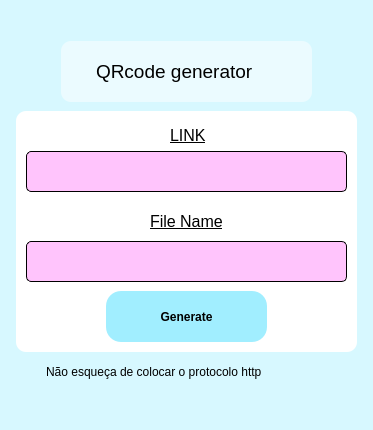
<?xml version="1.0" encoding="UTF-8"?>
<ui version="4.0">
 <class>MainWindow</class>
 <widget class="QMainWindow" name="MainWindow">
  <property name="geometry">
   <rect>
    <x>0</x>
    <y>0</y>
    <width>373</width>
    <height>430</height>
   </rect>
  </property>
  <property name="windowTitle">
   <string>MainWindow</string>
  </property>
  <property name="styleSheet">
   <string notr="true">background-color: rgb(215, 248, 255);</string>
  </property>
  <widget class="QWidget" name="centralwidget">
   <widget class="QLineEdit" name="Link_">
    <property name="geometry">
     <rect>
      <x>26</x>
      <y>151</y>
      <width>321</width>
      <height>41</height>
     </rect>
    </property>
    <property name="font">
     <font>
      <family>Microsoft YaHei</family>
      <pointsize>10</pointsize>
     </font>
    </property>
    <property name="styleSheet">
     <string notr="true">border-radius: 5px;
background-color: rgb(255, 108, 248,0.4);
border-style: outset;
border-width: 1px;</string>
    </property>
    <property name="alignment">
     <set>Qt::AlignCenter</set>
    </property>
   </widget>
   <widget class="QPushButton" name="GenerateButton">
    <property name="geometry">
     <rect>
      <x>106</x>
      <y>291</y>
      <width>161</width>
      <height>51</height>
     </rect>
    </property>
    <property name="font">
     <font>
      <pointsize>9</pointsize>
      <weight>75</weight>
      <bold>true</bold>
     </font>
    </property>
    <property name="styleSheet">
     <string notr="true">border-radius: 15px;
background-color: rgb(161, 238, 255);
</string>
    </property>
    <property name="text">
     <string>Generate</string>
    </property>
   </widget>
   <widget class="QLabel" name="label">
    <property name="geometry">
     <rect>
      <x>170</x>
      <y>120</y>
      <width>51</width>
      <height>31</height>
     </rect>
    </property>
    <property name="font">
     <font>
      <pointsize>12</pointsize>
      <weight>50</weight>
      <bold>false</bold>
      <underline>true</underline>
     </font>
    </property>
    <property name="styleSheet">
     <string notr="true">background-color: rgb(255, 255, 255,0);</string>
    </property>
    <property name="text">
     <string>LINK</string>
    </property>
   </widget>
   <widget class="QLabel" name="label_2">
    <property name="geometry">
     <rect>
      <x>150</x>
      <y>211</y>
      <width>91</width>
      <height>21</height>
     </rect>
    </property>
    <property name="font">
     <font>
      <pointsize>12</pointsize>
      <weight>50</weight>
      <bold>false</bold>
      <underline>true</underline>
     </font>
    </property>
    <property name="styleSheet">
     <string notr="true">background-color: rgb(255, 255, 255,0);</string>
    </property>
    <property name="text">
     <string>File Name</string>
    </property>
   </widget>
   <widget class="QLabel" name="label_3">
    <property name="geometry">
     <rect>
      <x>96</x>
      <y>51</y>
      <width>201</width>
      <height>41</height>
     </rect>
    </property>
    <property name="font">
     <font>
      <family>Segoe UI Symbol</family>
      <pointsize>14</pointsize>
      <weight>50</weight>
      <bold>false</bold>
     </font>
    </property>
    <property name="styleSheet">
     <string notr="true">background-color: rgb(255, 255, 255,0);</string>
    </property>
    <property name="text">
     <string>QRcode generator</string>
    </property>
   </widget>
   <widget class="QListView" name="listView">
    <property name="geometry">
     <rect>
      <x>61</x>
      <y>41</y>
      <width>251</width>
      <height>61</height>
     </rect>
    </property>
    <property name="styleSheet">
     <string notr="true">background-color: rgb(255, 255, 255,0.5);
border-radius: 10px;</string>
    </property>
   </widget>
   <widget class="QLineEdit" name="FileName">
    <property name="geometry">
     <rect>
      <x>26</x>
      <y>241</y>
      <width>321</width>
      <height>41</height>
     </rect>
    </property>
    <property name="font">
     <font>
      <family>Microsoft YaHei</family>
      <pointsize>10</pointsize>
     </font>
    </property>
    <property name="styleSheet">
     <string notr="true">border-radius: 5px;
background-color: rgb(255, 108, 248,0.4);
border-style: outset;
border-width: 1px;</string>
    </property>
    <property name="alignment">
     <set>Qt::AlignCenter</set>
    </property>
   </widget>
   <widget class="QLabel" name="message">
    <property name="geometry">
     <rect>
      <x>46</x>
      <y>351</y>
      <width>291</width>
      <height>41</height>
     </rect>
    </property>
    <property name="font">
     <font>
      <pointsize>9</pointsize>
     </font>
    </property>
    <property name="styleSheet">
     <string notr="true">background-color: rgb(255, 255, 255,0)</string>
    </property>
    <property name="text">
     <string>Não esqueça de colocar o protocolo http</string>
    </property>
   </widget>
   <widget class="QListView" name="listView_2">
    <property name="geometry">
     <rect>
      <x>16</x>
      <y>111</y>
      <width>341</width>
      <height>241</height>
     </rect>
    </property>
    <property name="styleSheet">
     <string notr="true">background-color:	white;
border-radius: 10px;</string>
    </property>
   </widget>
   <zorder>listView_2</zorder>
   <zorder>listView</zorder>
   <zorder>Link_</zorder>
   <zorder>label</zorder>
   <zorder>label_2</zorder>
   <zorder>label_3</zorder>
   <zorder>FileName</zorder>
   <zorder>GenerateButton</zorder>
   <zorder>message</zorder>
  </widget>
  <widget class="QStatusBar" name="statusbar"/>
 </widget>
 <resources/>
 <connections/>
</ui>
